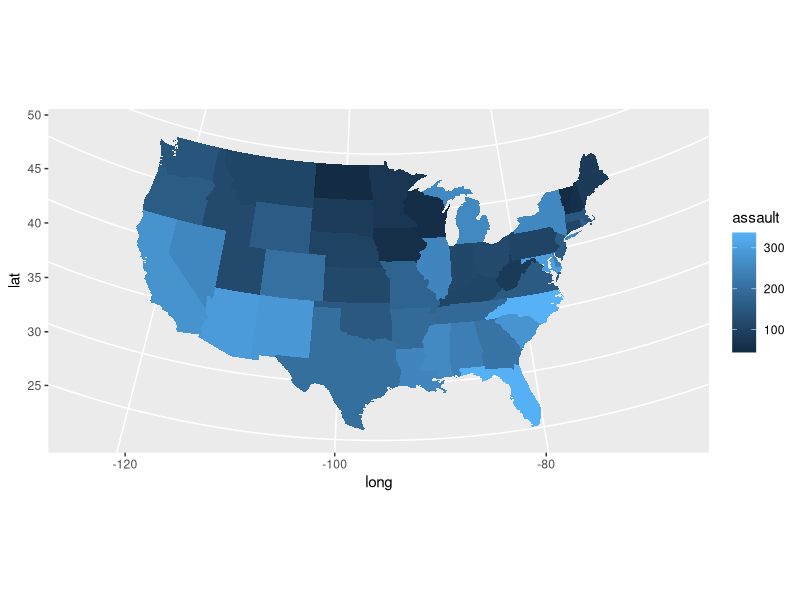

Reproduce this figure in R.
library("maps")
library("ggplot2")
library("mapproj")

setwd("/Users/yinterian/teaching/data-vis/github/data-vis/lab-geo/choropleth-1")

crimes <- data.frame(state = tolower(rownames(USArrests)), USArrests)
crimesm <- reshape2::melt(crimes, id = 1)
# See http://ggplot2.tidyverse.org/reference/map_data.html for details
states <- map_data("state")

arrests <- USArrests
names(arrests) <- tolower(names(arrests))
arrests$region <- tolower(rownames(USArrests))

choro <- merge(states, arrests, sort = FALSE, by = "region")
choro <- choro[order(choro$order), ]
ggplot(choro, aes(long, lat)) +
  geom_polygon(aes(group = group, fill = assault)) +
  coord_map("albers",  at0 = 45.5, lat1 = 29.5)


# Make a similar map for california
